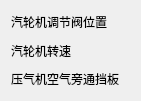
   <widget class="QWidget" name="verticalLayoutWidget_5">
    <property name="geometry">
     <rect>
      <x>270</x>
      <y>240</y>
      <width>141</width>
      <height>101</height>
     </rect>
    </property>
    <property name="sizePolicy">
     <sizepolicy hsizetype="Expanding" vsizetype="Expanding">
      <horstretch>0</horstretch>
      <verstretch>0</verstretch>
     </sizepolicy>
    </property>
    <layout class="QVBoxLayout" name="QT_Vlyt">
     <item>
      <widget class="QLabel" name="label_41">
       <property name="sizePolicy">
        <sizepolicy hsizetype="Expanding" vsizetype="Expanding">
         <horstretch>0</horstretch>
         <verstretch>0</verstretch>
        </sizepolicy>
       </property>
       <property name="text">
        <string>汽轮机调节阀位置</string>
       </property>
      </widget>
     </item>
     <item>
      <widget class="QLabel" name="label_42">
       <property name="sizePolicy">
        <sizepolicy hsizetype="Expanding" vsizetype="Expanding">
         <horstretch>0</horstretch>
         <verstretch>0</verstretch>
        </sizepolicy>
       </property>
       <property name="text">
        <string>汽轮机转速</string>
       </property>
      </widget>
     </item>
     <item>
      <widget class="QLabel" name="label_43">
       <property name="sizePolicy">
        <sizepolicy hsizetype="Expanding" vsizetype="Expanding">
         <horstretch>0</horstretch>
         <verstretch>0</verstretch>
        </sizepolicy>
       </property>
       <property name="text">
        <string>压气机空气旁通挡板</string>
       </property>
      </widget>
     </item>
    </layout>
   </widget>
